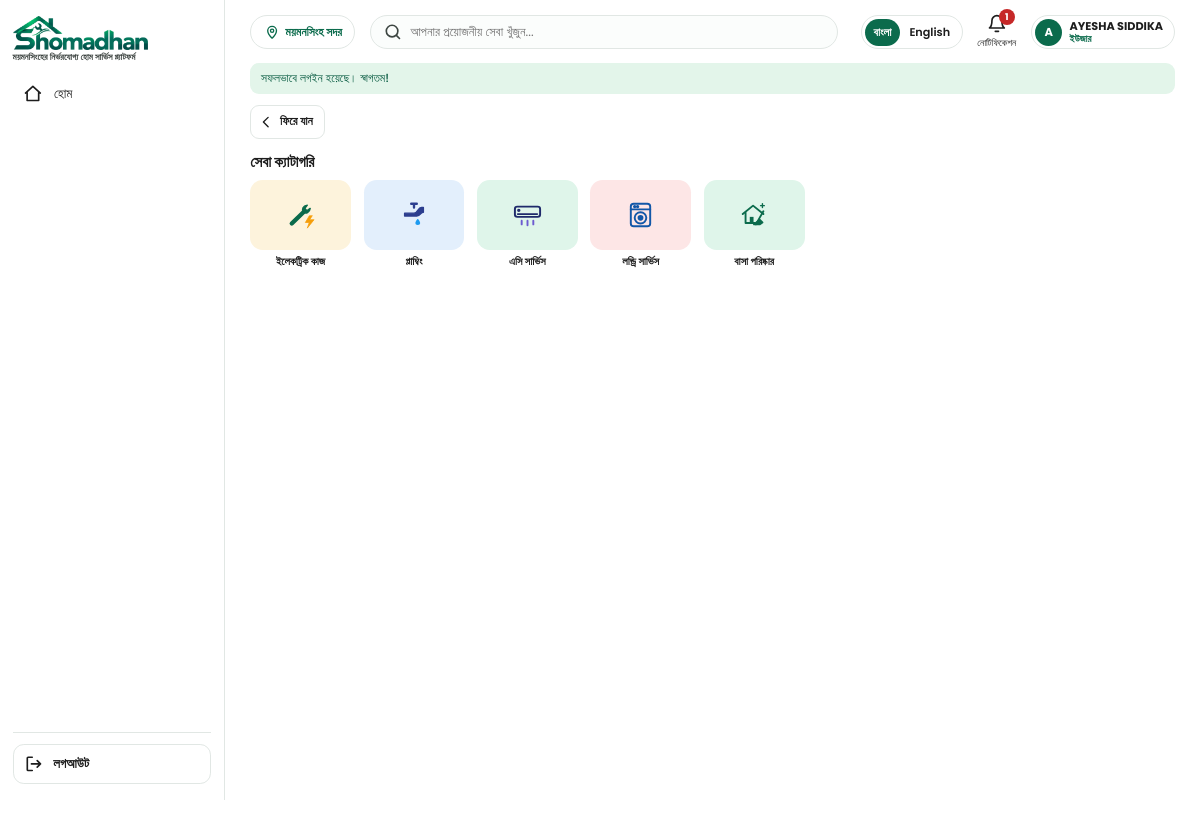
Screenshot of /public/user-dashboard.php?list=services (signed in) with the database file from the repository.
### tables this page shows
CREATE TABLE `users` (
  `id`               INT UNSIGNED NOT NULL AUTO_INCREMENT,
  `name`             VARCHAR(50)  NOT NULL,
  `mobile`           CHAR(11)     NOT NULL,
  `email`            VARCHAR(60)  NULL DEFAULT NULL,
  `password`         VARCHAR(255) NOT NULL,                              
  `photo`            VARCHAR(255) NULL DEFAULT NULL,                     
  `area`             VARCHAR(60)  NOT NULL,
  `gender`           ENUM('male','female','other') NOT NULL,
  `status`           ENUM('active','inactive') NOT NULL DEFAULT 'active',
  `created_at`       DATETIME     NOT NULL DEFAULT CURRENT_TIMESTAMP,
  `last_login_at`    DATETIME     NULL DEFAULT NULL,
  `otp`              VARCHAR(255) NULL DEFAULT NULL,
  `otp_expires`      DATETIME     NULL DEFAULT NULL,
  `otp_attempts`     TINYINT UNSIGNED NOT NULL DEFAULT 0,
  `notifications_seen_at` DATETIME NULL DEFAULT NULL,                   
  `deleted_at`       DATETIME     NULL DEFAULT NULL,
  `deleted_by`       INT UNSIGNED NULL DEFAULT NULL,                    
  `live_mobile`      VARCHAR(11)  AS (IF(`deleted_at` IS NULL, RTRIM(`mobile`), NULL)) STORED,
  `live_email`       VARCHAR(60)  AS (IF(`deleted_at` IS NULL, `email`, NULL)) STORED,
  PRIMARY KEY (`id`),
  UNIQUE KEY `uq_users_mobile` (`live_mobile`),
  UNIQUE KEY `uq_users_email`  (`live_email`),
  KEY `idx_users_mobile` (`mobile`),
  KEY `idx_users_area` (`area`),
  KEY `idx_users_deleted_by` (`deleted_by`),
  CONSTRAINT `fk_users_area`       FOREIGN KEY (`area`)       REFERENCES `areas` (`name`) ON UPDATE CASCADE,
  CONSTRAINT `fk_users_deleted_by` FOREIGN KEY (`deleted_by`) REFERENCES `staff` (`id`) ON DELETE RESTRICT
);

CREATE TABLE `services` (
  `id`         INT UNSIGNED NOT NULL AUTO_INCREMENT,
  `name_bn`    VARCHAR(60)  NOT NULL,
  `name_en`    VARCHAR(60)  NOT NULL,
  `icon`       VARCHAR(255) NOT NULL,                  
  `color`      ENUM('sand','sky','mint','rose','lilac','gray') NOT NULL DEFAULT 'mint',    
  `sort_order` INT NOT NULL DEFAULT 0,
  `is_active`  TINYINT(1) NOT NULL DEFAULT 1,
  `created_by` INT UNSIGNED NULL DEFAULT NULL,          
  PRIMARY KEY (`id`),
  KEY `idx_services_created_by` (`created_by`),
  CONSTRAINT `fk_services_created_by` FOREIGN KEY (`created_by`) REFERENCES `staff` (`id`) ON DELETE RESTRICT
);

### app/helpers/functions.php (called while the page is built, shortened)
<?php
function e($text)
{
    return htmlspecialchars((string)$text, ENT_QUOTES, 'UTF-8');
}
function view($file, $data = [])
{
    extract($data);
    require APP_PATH . '/views/' . $file . '.php';
}
function csrf_token()
{
    return $_SESSION['csrf'];
}
function asset($path)
{
    $file = dirname(__DIR__, 2) . '/public/' . $path;
    return $path . (is_file($file) ? '?v=' . filemtime($file) : '');
}
function flash_get($key, $default = '')
{
    $value = $_SESSION['flash'][$key] ?? $default;
    return $value;
}
function lang_texts()
{
    $lang = ($_COOKIE['lang'] ?? '') === 'en' ? 'en' : 'bn';
    return [$lang, require APP_PATH . '/lang/' . $lang . '.php'];
}

### app/controllers/UserHomeController.php (called while the page is built, shortened)
<?php
require_once APP_PATH . '/models/HomeContentModel.php';
class UserHomeController
{
    public function index()
    {
        $user = require_role('user');
        list($lang, $t) = lang_texts();
        $data = [
            'lang'          => $lang,
            't'             => $t,
            'user'          => $user,
            'notice'        => flash_get('notice'),
            'services'      => HomeContentModel::services(true),
            'notifications' => HomeContentModel::notifications(true, 20),
            'changes'       => AccountChangeModel::forAccount('user', $user['id'], 10),
            'unread'        => HomeContentModel::unreadCount($user['id']) + AccountChangeModel::unseen('user', $user['id']),
            'q'             => mb_substr(trim((string)($_GET['q'] ?? '')), 0, 60, 'UTF-8'),
            'mode'          => 'home',
        ];
        $serviceId = (int)($_GET['service'] ?? 0);
        $list      = (string)($_GET['list'] ?? '');
        if ($data['q'] !== '') {
            $data['mode']  = 'list';
            $data['title'] = sprintf($t['home_search_for'], $data['q']);
            $data['items'] = HomeContentModel::search($data['q']);
        } elseif ($serviceId && ($sv = HomeContentModel::service($serviceId)) && $sv['is_active']) {
            $data['mode']  = 'list';
            $data['title'] = $lang === 'en' ? $sv['name_en'] : $sv['name_bn'];
            $data['items'] = HomeContentModel::inService($serviceId);
        } elseif ($list === 'popular' || $list === 'new') {
            $data['mode']  = 'list';
            $data['title'] = $t[$list === 'popular' ? 'home_popular' : 'home_new'];
            $data['items'] = $list === 'popular' ? HomeContentModel::popular() : HomeContentModel::newest();
        } elseif ($list === 'services') {
            $data['mode']  = 'services';
        }
        view('user/home', $data);
    }
}

### public/user-dashboard.php (called while the page is built, shortened)
<?php
require_once APP_PATH . '/controllers/UserHomeController.php';
(new UserHomeController())->index();

### app/helpers/auth.php (called while the page is built, shortened)
<?php
function current_account()
{
    static $cache = [];
    $auth = $_SESSION['auth'] ?? null;
    $key = ($auth['kind'] ?? '') . ':' . $auth['id'];
    if (!array_key_exists($key, $cache)) {
        $cache[$key] = AccountModel::findByKind($auth['kind'] ?? '', (int)$auth['id']);
    }
    $account = $cache[$key];
    return $account;
}
function require_role($role)
{
    $account = require_first_password_done();
    return $account;
}
function require_first_password_done()
{
    $account = current_account();
    return $account;
}

### app/models/AccountModel.php (called while the page is built, shortened)
<?php
class AccountModel
{
    private static function db()
    {
        return Database::get();
    }
    private static function table($role)
    {
        return $role === 'user' || $role === 'users' ? 'users' : 'staff';
    }
    private static function one($sql, array $args)
    {
        $st = self::db()->prepare($sql);
        $st->execute($args);
        return $st->fetch() ?: null;
    }
    private static function shape($row, $table)
    {
        return $table === 'users' ? $row + ['role' => 'user', 'kind' => 'user'] : $row + ['kind' => 'staff'];
    }
    public static function findByKind($kind, $id)
    {
        $table = self::table($kind);
        return self::shape(self::one('SELECT * FROM ' . $table . ' WHERE id = ? AND deleted_at IS NULL', [$id]), $table);
    }
}

### app/core/Database.php (called while the page is built)
<?php
class Database
{
    private static $pdo = null;
    public static function get()
    {
        if (self::$pdo === null) {
            $file = ROOT_PATH . '/config/database.php';
            if (!is_file($file)) {
                $file = ROOT_PATH . '/config/database.example.php';
            }
            $c = require $file;
            $dsn = 'mysql:host=' . $c['host'] . ';port=' . (int)$c['port'] . ';dbname=' . $c['database'] . ';charset=utf8mb4';
            self::$pdo = new PDO($dsn, $c['username'], $c['password'], [
                PDO::ATTR_ERRMODE            => PDO::ERRMODE_EXCEPTION,
                PDO::ATTR_DEFAULT_FETCH_MODE => PDO::FETCH_ASSOC,
                PDO::ATTR_EMULATE_PREPARES   => false,
            ]);
            self::$pdo->exec("SET time_zone = '+06:00'");
        }
        return self::$pdo;
    }
}

### config/database.example.php (called while the page is built)
<?php
return [
    'host'     => '127.0.0.1',
    'port'     => 3306,
    'database' => 'shomadhan',
    'username' => 'root',
    'password' => '',
];

### app/models/HomeContentModel.php (called while the page is built, shortened)
<?php
class HomeContentModel
{
    private static function db()
    {
        return Database::get();
    }
    private static function all($sql, array $args = [])
    {
        $st = self::db()->prepare($sql);
        $st->execute($args);
        return $st->fetchAll();
    }
    public static function services($onlyActive = false)
    {
        return self::all(
            'SELECT s.*, (SELECT COUNT(*) FROM sub_services x WHERE x.service_id = s.id) AS sub_count
             FROM services s' . ($onlyActive ? ' WHERE s.is_active = 1' : '') . ' ORDER BY s.sort_order, s.id'
        );
    }
}

### app/views/user/home.php (the view, shortened to what this page needs)
<?php
$nm  = function ($row, $f = 'name') use ($lang) { return $row[$f . '_' . $lang] ?? $row[$f . '_bn']; };
$card = function ($x, $isNew = false) use ($nm, $t) {
    ob_start(); ?>
    <a class="svc-card" href="user-dashboard.php?service=<?= (int)$x['service_id'] ?>">
        <span class="svc-img tile-<?= e($x['service_color']) ?>">
            <?php if ($x['image']): ?><img src="<?= e($x['image']) ?>" alt="" loading="lazy"><?php else: ?><img class="ph" src="<?= e($x['service_icon']) ?>" alt=""><?php endif; ?>
            <?php if ($isNew): ?><span class="badge-new"><?= e($t['home_new_badge']) ?></span><?php endif; ?>
        </span>
        <span class="svc-body">
            <span class="svc-name"><?= e($nm($x)) ?><?php if ($nm($x, 'detail')): ?> <span class="svc-detail"><?= e($nm($x, 'detail')) ?></span><?php endif; ?></span>
            <span class="svc-meta">
                <?php if ((float)$x['rating'] > 0): ?><span class="stars">★ <b><?= e($x['rating']) ?></b> <span>(<?= (int)$x['rating_count'] ?>)</span></span><?php else: ?><span></span><?php endif; ?>
                <span class="price">৳ <?= e(number_format((int)$x['price'])) ?> <?= e($t['home_from']) ?></span>
            </span>
        </span>
    </a>
    <?php return ob_get_clean();
};
$tile = function ($s) use ($nm) { ?>
    <a class="cat" href="user-dashboard.php?service=<?= (int)$s['id'] ?>">
        <span class="cat-ic tile-<?= e($s['color']) ?>"><img src="<?= e($s['icon']) ?>" alt=""></span>
        <span class="cat-name"><?= e($nm($s)) ?></span>
    </a>
<?php };
?>
<!DOCTYPE html>
<html lang="<?= e($lang) ?>">
<head>
</head>
<body>
<?php
$active = $mode === 'home' ? 'home' : (string)($_GET['list'] ?? '');
$sideGroups = [
    ['', [
        'home'     => ['user-dashboard.php',               'side_home',     '<path d="M3 11 12 3l9 8M5 10v10h14V10"/>'],
    ]],
];
?>
<aside class="side-menu u-side" id="side-menu" aria-label="<?= e($t['side_menu']) ?>">
    <div class="side-top">
        <a class="side-brand" href="user-dashboard.php">
            <img src="<?= e(asset('assets/images/logo.png')) ?>" alt="Shomadhan">
            <small><?= e($t['tagline']) ?></small>
        </a>
    </div>
    <nav class="side-nav">
        <?php foreach ($sideGroups as $g): ?>
            <?php foreach ($g[1] as $key => $l): ?>
            <a href="<?= e($l[0]) ?>"<?= $active === $key ? ' class="on" aria-current="page"' : '' ?>><svg class="ic" viewBox="0 0 24 24" aria-hidden="true"><?= $l[2] ?></svg><?= e($t[$l[1]]) ?></a>
            <?php endforeach; ?>
        <?php endforeach; ?>
    </nav>
    <div class="side-bottom">
    </div>
</aside>
<div class="shell">
    <header class="top">
        <span class="loc">
            <svg class="ic" viewBox="0 0 24 24" aria-hidden="true"><path d="M12 21s-6.5-6-6.5-11a6.5 6.5 0 0 1 13 0c0 5-6.5 11-6.5 11z"/><circle cx="12" cy="10" r="2.4"/></svg>
            <?= e($t['home_location']) ?>
        </span>
        <form class="search" method="get" action="user-dashboard.php" role="search">
            <svg class="ic" viewBox="0 0 24 24" aria-hidden="true"><circle cx="11" cy="11" r="7"/><path d="m20 20-3.5-3.5"/></svg>
            <input type="search" name="q" value="<?= e($q) ?>" maxlength="60" placeholder="<?= e($t['home_search_ph']) ?>" aria-label="<?= e($t['home_search_ph']) ?>">
        </form>
        <div class="tools">
            <div class="notif">
                <button type="button" class="tool" id="bell" aria-expanded="false" aria-controls="notif-panel">
                    <span class="tool-ic">
                        <svg class="ic" viewBox="0 0 24 24" aria-hidden="true"><path d="M6 8a6 6 0 0 1 12 0c0 7 3 9 3 9H3s3-2 3-9M10 21h4"/></svg>
                        <?php if ($unread > 0): ?><span class="count" id="bell-count"><?= $unread > 9 ? '9+' : (int)$unread ?></span><?php endif; ?>
                    </span>
                    <span class="tool-txt"><?= e($t['home_notifications']) ?></span>
                </button>
            </div>
            <?php view('partials/me-chip', ['t' => $t, 'account' => $user + ['role' => 'user'], 'href' => 'profile.php']); ?>
        </div>
    </header>
    <main class="content" data-csrf="<?= e(csrf_token()) ?>">
        <?php if ($notice !== ''): ?><p class="flash" role="status"><?= e($notice) ?></p><?php endif; ?>
        <?php if ($mode === 'home'): ?>
            <?php if ($banners): ?>
            <section class="slider" aria-label="<?= e($t['home_offers']) ?>">
                <div class="slides" id="slides">
                    <?php foreach ($banners as $i => $b): ?>
                        <div class="slide"><img src="<?= e($b['image']) ?>" alt="<?= e($b['title'] ?? '') ?>"<?= $i ? ' loading="lazy"' : '' ?>></div>
                    <?php endforeach; ?>
                </div>
                <?php if (count($banners) > 1): ?>
                    <button type="button" class="arrow prev" aria-label="Previous">‹</button>
                    <button type="button" class="arrow next" aria-label="Next">›</button>
                    <div class="dots"><?php foreach ($banners as $i => $b): ?><span<?= $i ? '' : ' class="on"' ?>></span><?php endforeach; ?></div>
                <?php endif; ?>
            </section>
            <?php endif; ?>
            <section class="sec">
                <div class="sec-head"><h2><?= e($t['home_categories']) ?></h2><a href="user-dashboard.php?list=services"><?= e($t['home_see_all_services']) ?> →</a></div>
                <div class="cats">
                    <?php foreach (array_slice($services, 0, 6) as $s) { $tile($s); } ?>
                </div>
            </section>
            <?php if ($popular): ?>
            <section class="sec">
                <div class="sec-head"><h2><?= e($t['home_popular']) ?></h2><a href="user-dashboard.php?list=popular"><?= e($t['home_see_all']) ?> →</a></div>
                <div class="cards home-cards"><?php foreach ($popular as $x) { echo $card($x); } ?></div>
            </section>
            <?php endif; ?>
            <?php if ($newest): ?>
            <section class="sec">
                <div class="sec-head"><h2><?= e($t['home_new']) ?></h2><a href="user-dashboard.php?list=new"><?= e($t['home_see_all']) ?> →</a></div>
                <div class="cards cards-new home-cards"><?php foreach ($newest as $x) { echo $card($x, true); } ?></div>
            </section>
            <?php endif; ?>
        <?php elseif ($mode === 'services'): ?>
            <section class="sec">
                <a class="page-back" href="user-dashboard.php"><svg class="ic" viewBox="0 0 24 24" aria-hidden="true"><path d="m15 5-7 7 7 7"/></svg><?= e($t['login_back']) ?></a>
                <div class="sec-head"><h2><?= e($t['home_categories']) ?></h2></div>
                <div class="cats cats-all"><?php foreach ($services as $s) { $tile($s); } ?></div>
            </section>
        <?php endif; ?>
    </main>
</div>
</body>
</html>

### app/views/partials/me-chip.php (shortened to what this page needs)
<a class="me-chip<?= !empty($on) ? ' on' : '' ?>" href="<?= e($href) ?>" title="<?= e($t['pf_menu']) ?>">
    <span><b><?= e($account['name'] ?? '') ?></b><small><?= e($t['pf_role_' . ($account['role'] ?? 'user')]) ?></small></span>
</a>

### rows the page displays
users: name "AYESHA SIDDIKA"
services: icon (picture), name_bn "ইলেকট্রিক কাজ"
services: icon (picture), name_bn "প্লাম্বিং"
services: icon (picture), name_bn "এসি সার্ভিস"
services: icon (picture), name_bn "লন্ড্রি সার্ভিস"
services: icon (picture), name_bn "বাসা পরিষ্কার"

### other values shown
$t['tagline'] "ময়মনসিংহের নির্ভরযোগ্য হোম সার্ভিস প্ল্যাটফর্ম"
$t[$l[1]] "হোম"
$inner "লগআউট"
$t['home_location'] "ময়মনসিংহ সদর"
$unread "1"
$t['home_notifications'] "নোটিফিকেশন"
mb_substr(($name ?? '') !== '' ? $name : 'U', 0, 1, 'UTF-8') "A"
$t['pf_role_' . ($account['role'] ?? 'user')] "ইউজার"
$notice "সফলভাবে লগইন হয়েছে। স্বাগতম!"
$t['login_back'] "ফিরে যান"
$t['home_categories'] "সেবা ক্যাটাগরি"
